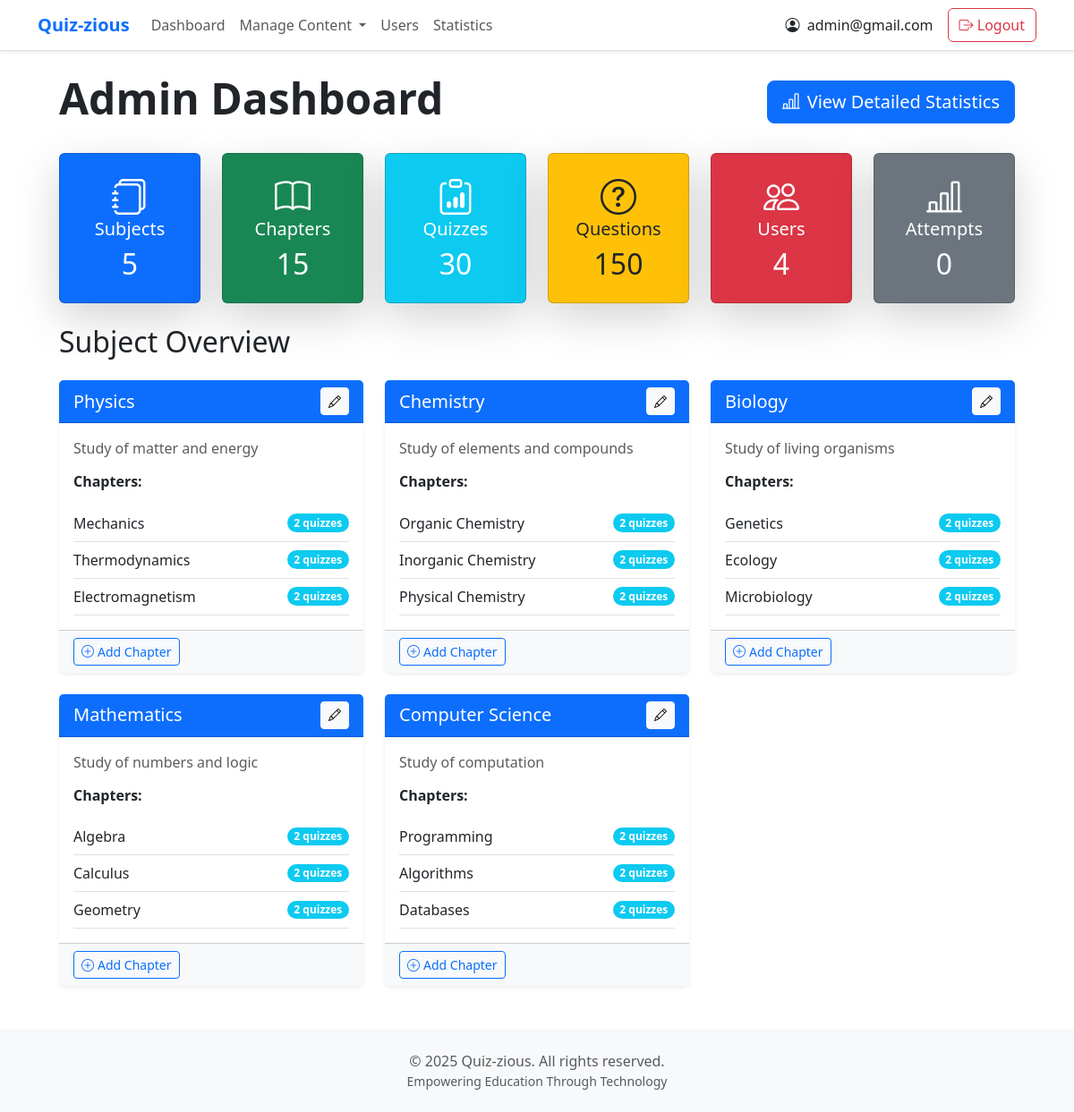
The page /admin/dashboard (signed in) on the database its author committed.
### tables this page shows
CREATE TABLE users (
            id INTEGER PRIMARY KEY AUTOINCREMENT,
            username TEXT UNIQUE,  -- This will be the email
            full_name TEXT,
            qualification TEXT,
            dob DATE,
            password TEXT,
            role TEXT
        );

CREATE TABLE subjects (
            id INTEGER PRIMARY KEY AUTOINCREMENT,
            name TEXT NOT NULL,
            description TEXT,
            additional_fields TEXT
        );

CREATE TABLE chapters (
            id INTEGER PRIMARY KEY AUTOINCREMENT,
            subject_id INTEGER,
            name TEXT NOT NULL,
            description TEXT,
            additional_fields TEXT,
            FOREIGN KEY (subject_id) REFERENCES subjects (id)
        );

### app.py (the view)
@app.route('/admin/dashboard')
@admin_required
def admin_dashboard():
    conn = sqlite3.connect('database.db')
    cursor = conn.cursor()
    cursor.execute("SELECT id, name, description FROM subjects")
    subjects = cursor.fetchall()
    cursor.execute("SELECT id, subject_id, name FROM chapters")
    chapters = cursor.fetchall()
    cursor.execute("SELECT id, chapter_id, quiz_name FROM quizzes")
    quizzes = cursor.fetchall()
    cursor.execute("SELECT COUNT(*) FROM questions")
    total_questions = cursor.fetchone()[0]
    cursor.execute("SELECT COUNT(*) FROM users WHERE role = 'user'")
    total_users = cursor.fetchone()[0]
    cursor.execute("SELECT COUNT(*) FROM scores")
    total_attempts = cursor.fetchone()[0]
    conn.close()
    return render_template(
        'admin_dashboard.html',
        subjects=subjects,
        chapters=chapters,
        quizzes=quizzes,
        total_subjects=len(subjects),
        total_chapters=len(chapters),
        total_quizzes=len(quizzes),
        total_questions=total_questions,
        total_users=total_users,
        total_attempts=total_attempts
    )

### app.py (called while the page is built)
@login_manager.user_loader # user loader for loading the user
def load_user(user_id):
    conn = sqlite3.connect('database.db')
    cursor = conn.cursor()
    cursor.execute("SELECT id, username, role, full_name FROM users WHERE id=?", (user_id,))
    user = cursor.fetchone()
    conn.close()
    if user:
        return User(user[0], user[1], user[2], user[3])
    return None

def admin_required(f):
    @wraps(f)
    def decorated_function(*args, **kwargs):
        if 'role' not in session or session['role'] != 'admin':
            return redirect(url_for('home'))  # Redirect to home if not admin
        return f(*args, **kwargs)
    return decorated_function

### templates/admin_dashboard.html (shortened to what this page needs)
{% extends "base.html" %}
{% block content %}
<div class="container-fluid px-4">
    <div class="d-flex justify-content-between align-items-center mb-4">
        <h1 class="display-5 fw-bold">Admin Dashboard</h1>
        <a href="{{ url_for('admin_statistics') }}" class="btn btn-primary btn-lg">
            <i class="bi bi-bar-chart-line me-2"></i>View Detailed Statistics
        </a>
    </div>
    <div class="row row-cols-1 row-cols-md-3 row-cols-xl-6 g-4 mb-4">
        <div class="col">
            <div class="card bg-primary text-white shadow-lg">
                <div class="card-body text-center py-4">
                    <i class="bi bi-journals display-6 mb-3"></i>
                    <h5 class="card-title mb-2">Subjects</h5>
                    <h2 class="mb-0">{{ total_subjects }}</h2>
                </div>
            </div>
        </div>
        <div class="col">
            <div class="card bg-success text-white shadow-lg">
                <div class="card-body text-center py-4">
                    <i class="bi bi-book display-6 mb-3"></i>
                    <h5 class="card-title mb-2">Chapters</h5>
                    <h2 class="mb-0">{{ total_chapters }}</h2>
                </div>
            </div>
        </div>
        <div class="col">
            <div class="card bg-info text-white shadow-lg">
                <div class="card-body text-center py-4">
                    <i class="bi bi-clipboard-data display-6 mb-3"></i>
                    <h5 class="card-title mb-2">Quizzes</h5>
                    <h2 class="mb-0">{{ total_quizzes }}</h2>
                </div>
            </div>
        </div>
        <div class="col">
            <div class="card bg-warning text-dark shadow-lg">
                <div class="card-body text-center py-4">
                    <i class="bi bi-question-circle display-6 mb-3"></i>
                    <h5 class="card-title mb-2">Questions</h5>
                    <h2 class="mb-0">{{ total_questions }}</h2>
                </div>
            </div>
        </div>
        <div class="col">
            <div class="card bg-danger text-white shadow-lg">
                <div class="card-body text-center py-4">
                    <i class="bi bi-people display-6 mb-3"></i>
                    <h5 class="card-title mb-2">Users</h5>
                    <h2 class="mb-0">{{ total_users }}</h2>
                </div>
            </div>
        </div>
        <div class="col">
            <div class="card bg-secondary text-white shadow-lg">
                <div class="card-body text-center py-4">
                    <i class="bi bi-bar-chart-line display-6 mb-3"></i>
                    <h5 class="card-title mb-2">Attempts</h5>
                    <h2 class="mb-0">{{ total_attempts }}</h2>
                </div>
            </div>
        </div>
    </div>
    <h2 class="mb-4">Subject Overview</h2>
    <div class="row row-cols-1 row-cols-md-2 row-cols-xl-3 g-4 mb-4">
        {% for subject in subjects %}
        <div class="col">
            <div class="card h-100 shadow-sm border-0">
                <div class="card-header bg-primary text-white">
                    <div class="d-flex justify-content-between align-items-center">
                        <h5 class="mb-0">{{ subject[1] }}</h5>
                        <a href="{{ url_for('edit_subject', subject_id=subject[0]) }}" class="btn btn-sm btn-light">
                            <i class="bi bi-pencil"></i>
                        </a>
                    </div>
                </div>
                <div class="card-body">
                    {% if subject[2] %}
                    <p class="text-muted mb-3">{{ subject[2] }}</p>
                    {% endif %}
                    <h6 class="fw-bold mb-3">Chapters:</h6>
                    <ul class="list-group list-group-flush">
                        {% set found_chapters = false %}
                        {% for chapter in chapters %}
                            {% if chapter[1] == subject[0] %}
                                {% set found_chapters = true %}
                                <li class="list-group-item d-flex justify-content-between align-items-center ps-0 pe-0 border-bottom">
                                    <a href="{{ url_for('edit_chapter', chapter_id=chapter[0]) }}" class="text-decoration-none text-dark">
                                        {{ chapter[2] }}
                                    </a>
                                    <span class="badge bg-info rounded-pill">
                                        {% set quiz_count = quizzes|selectattr('1', 'equalto', chapter[0])|list|length %}
                                        {{ quiz_count }} {% if quiz_count == 1 %}quiz{% else %}quizzes{% endif %}
                                    </span>
                                </li>
                            {% endif %}
                        {% endfor %}
                    </ul>
                </div>
                <div class="card-footer bg-light d-flex justify-content-between">
                    <a href="{{ url_for('chapter') }}?subject={{ subject[0] }}" class="btn btn-sm btn-outline-primary">
                        <i class="bi bi-plus-circle me-1"></i>Add Chapter
                    </a>
                </div>
            </div>
        </div>
        {% endfor %}
    </div>
{% endblock %}

### templates/base.html (shortened to what this page needs)
<!DOCTYPE html>
<html lang="en" data-bs-theme="light">
<head>
    <link href="https://cdn.jsdelivr.net/npm/bootstrap@5.3.0/dist/css/bootstrap.min.css" rel="stylesheet">
    <link rel="stylesheet" href="https://cdn.jsdelivr.net/npm/bootstrap-icons@1.11.0/font/bootstrap-icons.css">
</head>
<body class="d-flex flex-column min-vh-100">
    <nav class="navbar navbar-expand-lg navbar-light bg-white border-bottom shadow-sm">
        <div class="container">
            <a class="navbar-brand fw-bold text-primary" href="{% if session['role'] == 'admin' %}{{ url_for('admin_dashboard') }}{% else %}{{ url_for('user_dashboard') }}{% endif %}">Quiz-zious</a>
            <div class="collapse navbar-collapse" id="navbarNav">
                <ul class="navbar-nav me-auto">
                    {% if session['role'] == 'admin' %}
                        <li class="nav-item">
                            <a class="nav-link" href="{{ url_for('admin_dashboard') }}">Dashboard</a>
                        </li>
                        <li class="nav-item dropdown">
                            <a class="nav-link dropdown-toggle" href="#" role="button" data-bs-toggle="dropdown" aria-expanded="false">
                                Manage Content
                            </a>
                        </li>
                        <li class="nav-item">
                            <a class="nav-link" href="/admin/manage-users">Users</a>
                        </li>
                        <li class="nav-item">
                            <a class="nav-link" href="{{ url_for('admin_statistics') }}">Statistics</a>
                        </li>
                    {% else %}
                        <li class="nav-item">
                            <a class="nav-link" href="{{ url_for('user_dashboard') }}">Dashboard</a>
                        </li>
                    {% endif %}
                </ul>
                <div class="d-flex align-items-center">
                    <div class="nav-item me-3">
                        <span class="text-dark">
                            <i class="bi bi-person-circle me-1"></i>
                            {{ session['username'] }}
                        </span>
                    </div>
                    <div class="nav-item">
                        <a class="btn btn-outline-danger" href="/logout">
                            <i class="bi bi-box-arrow-right"></i> Logout
                        </a>
                    </div>
                </div>
            </div>
        </div>
    </nav>
    <main class="container flex-grow-1 py-4">
        {% block content %}{% endblock %}
    </main>
    <footer class="footer mt-auto bg-light py-4">
        <div class="container">
            <div class="text-center text-muted">
                <p class="mb-0">&copy; 2025 Quiz-zious. All rights reserved.</p>
                <p class="mb-0 small">Empowering Education Through Technology</p>
            </div>
        </div>
    </footer>
</body>
</html>

### rows shown on the page
users: username "admin@gmail.com"
subjects: name "Physics", description "Study of matter and energy"
chapters: name "Mechanics", quiz_count "2"
chapters: name "Thermodynamics", id "2"
chapters: name "Electromagnetism", quiz_count "2"
subjects: name "Chemistry", description "Study of elements and compounds"
chapters: name "Organic Chemistry", subject "2"
chapters: name "Inorganic Chemistry", subject "2"
chapters: name "Physical Chemistry", subject "2"
subjects: name "Biology", description "Study of living organisms"
chapters: name "Genetics", quiz_count "2"
chapters: name "Ecology", quiz_count "2"
chapters: name "Microbiology", quiz_count "2"
subjects: name "Mathematics", description "Study of numbers and logic"
chapters: name "Algebra", quiz_count "2"
chapters: name "Calculus", quiz_count "2"
chapters: name "Geometry", quiz_count "2"
subjects: name "Computer Science", description "Study of computation"
chapters: name "Programming", quiz_count "2"
chapters: name "Algorithms", quiz_count "2"
chapters: name "Databases", quiz_count "2"

### other values the page prints
{{ total_subjects }} "5"
{{ total_chapters }} "15"
{{ total_quizzes }} "30"
{{ total_questions }} "150"
{{ total_users }} "4"
{{ total_attempts }} "0"
